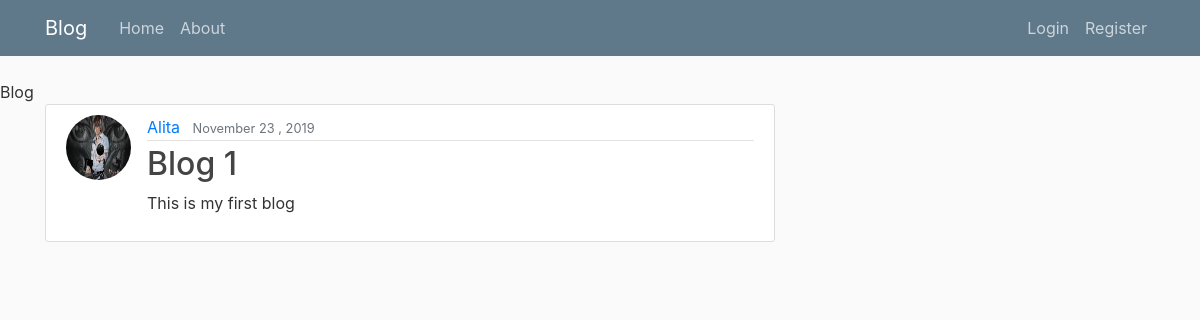
Before: / with the older database file.
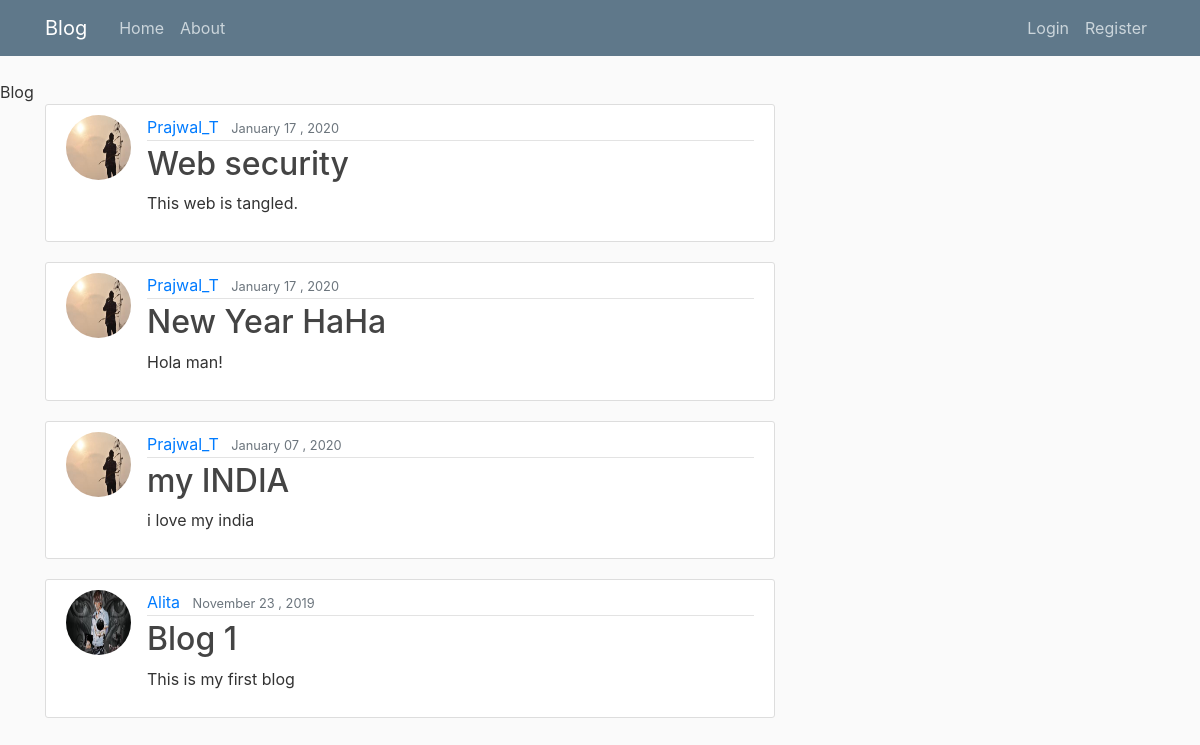
After: the same page with the newer database file.
### blog_app/models.py (models this page shows, shortened)
class Post(models.Model):
    title = models.CharField(max_length=100)
    content = models.TextField()
    date_posted = models.DateField(default=timezone.now)
    author = models.ForeignKey(User, on_delete=models.CASCADE)

### user_app/models.py (models this page shows, shortened)
class Profile(models.Model):
    user = models.OneToOneField(User, on_delete=models.CASCADE)
    image = models.ImageField(default='default.jpg',upload_to='profile_pics')

### blog_app/views.py (the view)
# urls.py: path('', PostListView.as_view(), name = 'blog-home'),
class PostListView(ListView):
    model = Post
    template_name = 'blog_app/home.html'
    context_object_name = 'posts'
    ordering = ['-date_posted']
    paginate_by = 5

### blog_app/templates/blog_app/home.html (shortened to what this page needs)
{% extends "blog_app/base.html" %}
{% block content %}
     {% for post in posts %}
     <article class="media content-section">
          <img class="rounded-circle article-img" src="{{ post.author.profile.image.url}}">
          <div class="media-body">
              <div class="article-metadata">
                <a class="mr-2" href="{% url 'user-posts' post.author.username %}">{{ post.author }}</a>
                <small class="text-muted">{{ post.date_posted|date:"F d , Y" }}</small>
              </div>
              <h2>{{ post.title }}</a></h2>
              <p class="article-content">{{ post.content }}</p>
            </div>
          </article>
     {% endfor %}
{% endblock content %}

### blog_app/templates/blog_app/base.html (shortened to what this page needs)
{% load static %}
<!DOCTYPE html>
<html>
    <head>
    <link rel="stylesheet" href="https://maxcdn.bootstrapcdn.com/bootstrap/4.0.0/css/bootstrap.min.css">
    <link rel="stylesheet" type="text/css" href="{% static 'blog_app/main.css'%}"
        {% if title %}
            <title> Blog - {{ title }}</title>
        {% else %}
            <title> Blog </title>
        {% endif %}
    </head>
 <body>
        <header class="site-header">
                <nav class="navbar navbar-expand-md navbar-dark bg-steel fixed-top">
                  <div class="container">
                    <a class="navbar-brand mr-4" href="/">Blog</a>
                    <div class="collapse navbar-collapse" id="navbarToggle">
                      <div class="navbar-nav mr-auto">
                        <a class="nav-item nav-link" href="{% url 'blog-home'%}">Home</a>
                        <a class="nav-item nav-link" href="{% url 'blog-about'%}">About</a>
                      </div>
                      <div class="navbar-nav">
                        {% if user.is_authenticated %}
                        <a class="nav-items nav-link" href="{% url 'post-create'%}">New Post</a>
                          <a class="nav-items nav-link" href="{% url 'profile'%}">Profile</a>
                          <a class="nav-items nav-link" href="{% url 'out'%}">Logout</a>
                         {% else %}
                        <a class="nav-item nav-link" href="{% url 'login' %}">Login</a>
                        <a class="nav-item nav-link" href="{% url 'register' %}">Register</a>
                        {% endif %}
                      </div>
                    </div>
                  </div>
                </nav>
              </header>
              <main role="main" class="container">
                    <div class="row">
                      <div class="col-md-8">
                        {% block content %}{% endblock %}
                      </div>
                    </div>
                  </main>
 </body>
</html>

### blog_app/static/blog_app/main.css (style rules this page uses)
body { background: #fafafa; color: #333333; margin-top: 5rem; }
h1, h2, h3, h4, h5, h6 { color: #444444; }
.bg-steel { background-color: #5f788a; }
.site-header .navbar-nav .nav-link { color: #cbd5db; }
.content-section { background: #ffffff; padding: 10px 20px; border: 1px solid #dddddd; border-radius: 3px; margin-bottom: 20px; }
.article-content { white-space: pre-line; }
.article-img { height: 65px; width: 65px; margin-right: 16px; }
.article-metadata { padding-bottom: 1px; margin-bottom: 4px; border-bottom: 1px solid #e3e3e3 }

Changed rows visible on the page:
added Post: author.profile.image (picture), author "Prajwal_T", date_posted "January 17 , 2020", title "Web security", content "This web is tangled."
added Post: author.profile.image (picture), author "Prajwal_T", date_posted "January 17 , 2020", title "New Year HaHa", content "Hola man!"
added Post: author.profile.image (picture), author "Prajwal_T", date_posted "January 07 , 2020", title "my INDIA", content "i love my india"
